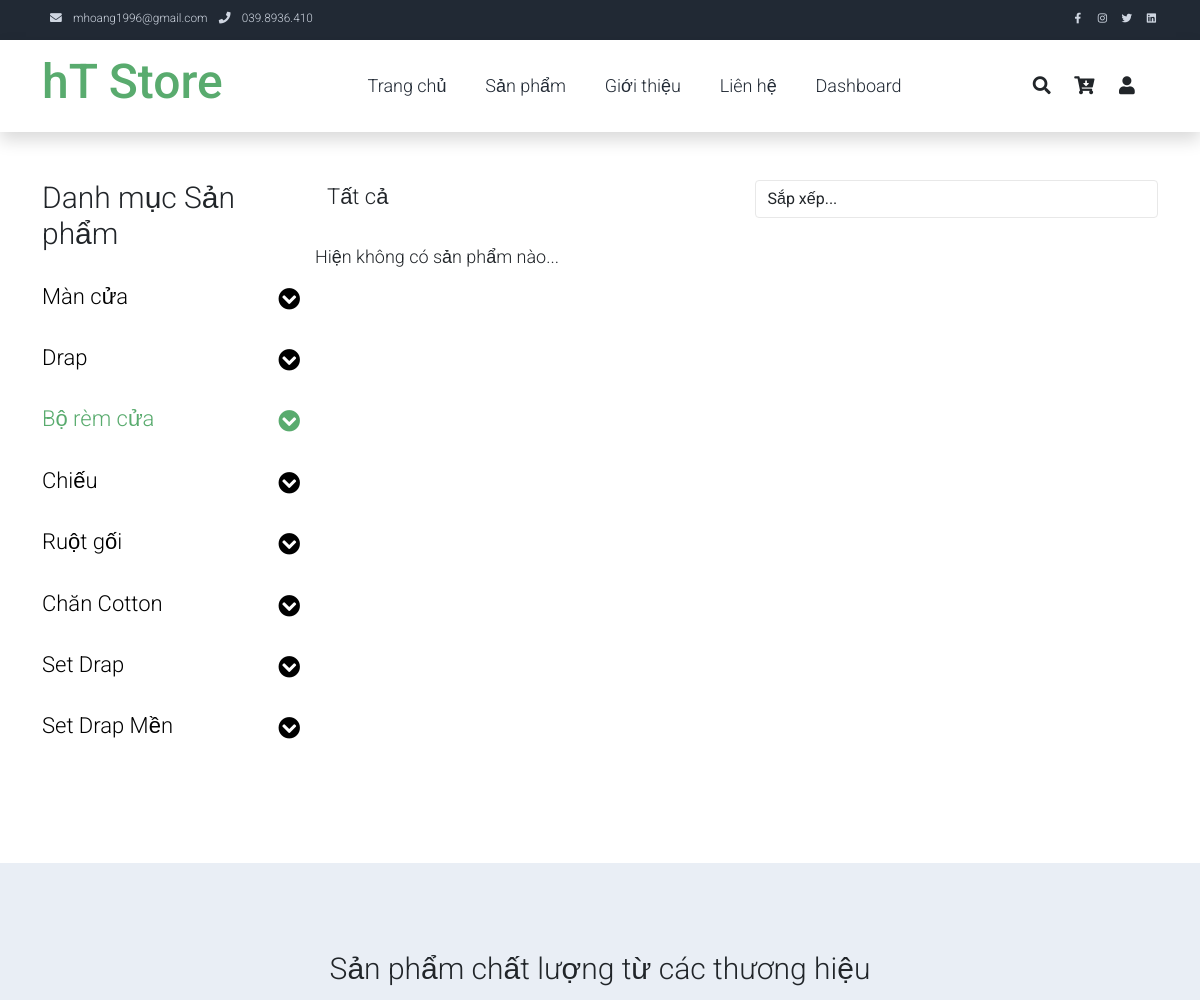
Before: /products/category/tag=5 (upper part) with the older database file.
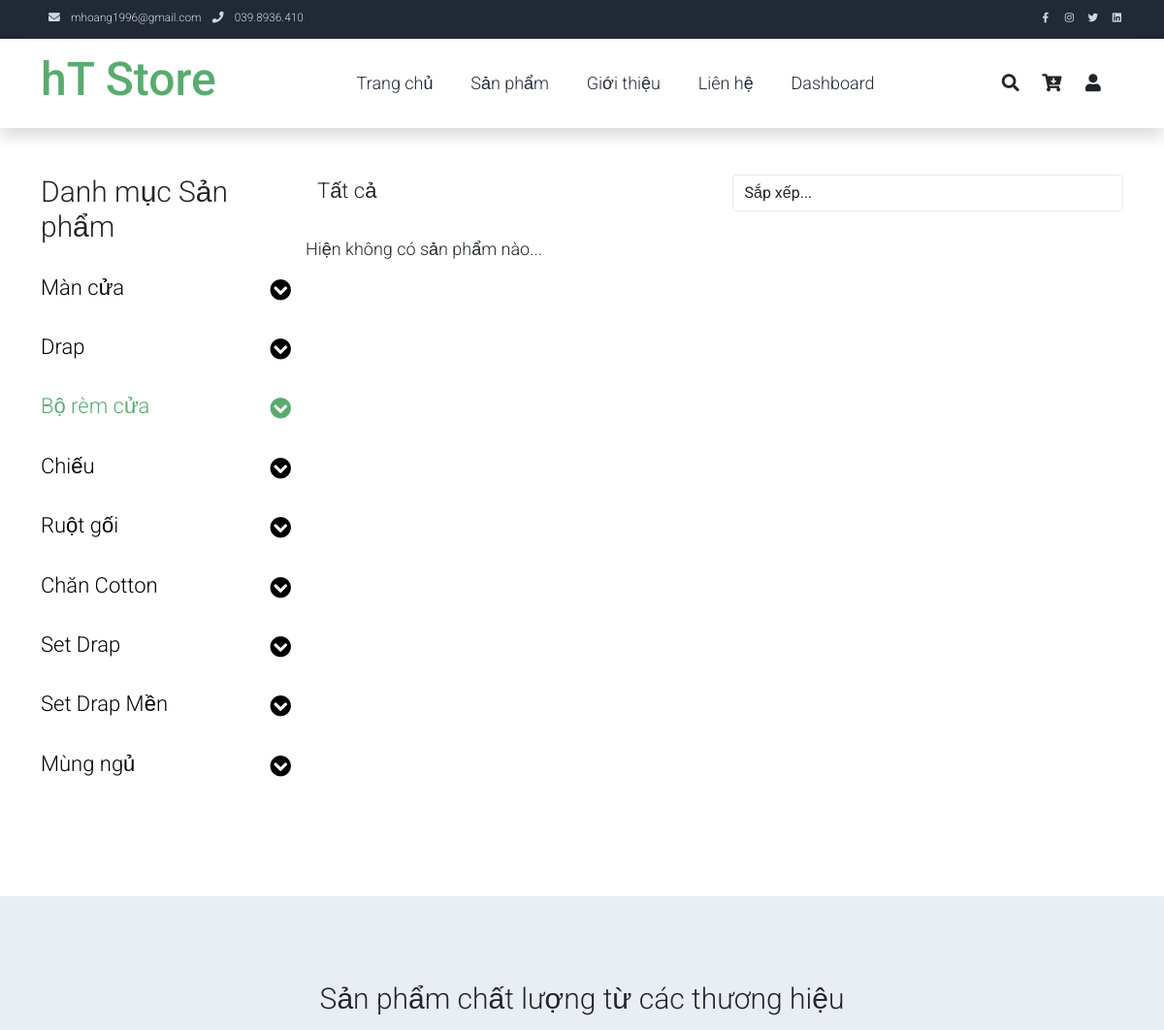
After: the same page with the newer database file.
### tables this page shows
CREATE TABLE `tbl_category` (
  `Id` int(11) NOT NULL,
  `CategoryName` text DEFAULT NULL,
  `Description` text DEFAULT NULL
);

### app/Controllers/ProductsController.php (called while the page is built, shortened)
<?php
class ProductsController extends Controller
{
    public function category()
    {
        $this->View();
    }
}

### core/Database.php (called while the page is built, shortened)
<?php
class Database
{
    public static $DbConnect;
    function __construct()
    {
        global $db_config;
        try {
            self::$DbConnect = new mysqli($db_config['host'], $db_config['user'], isset($db_config['pass']) ? $db_config['pass'] : '', $db_config['db']);
        } catch (Exception $exception) {
            $mess = $exception->getMessage();
            $data['mess'] = $mess;
            App::$app->loadError('database', $data);
            die();
        }
    }
    function SELECTROWS($tableName, $where)
    {
        $sql = "SELECT * FROM `{$tableName}` WHERE {$where}";
        $result = self::$DbConnect->query($sql);
        if ($result->num_rows > 0) {
            return $result;
        }
        return null;
    }
}

### app/ViewModels/CategoryVM.php (called while the page is built, shortened)
<?php
class CategoryVM extends Model
{
    function __construct($category = null)
    {
        $this->Id = isset($category["Id"]) ? $category["Id"] : null;
        $this->CategoryName = isset($category["CategoryName"]) ? $category["CategoryName"] : null;
    }
    function GetDataTable()
    {
        return $this->SELECTROWS(CategoryVM::tableName, "1");
    }
}

### app/Views/products/category.php (the view, shortened to what the changed rows need)
<?php
$modelCate = new CategoryVM();
$dataCate = $modelCate->GetDataTable();
$idCate = App::$__params[0];
$idCate = str_replace("tag=", "", $idCate);
?>
<div class="container py-5">
    <div class="row">
        <div class="col-lg-3">
            <h1 class="h2 pb-4">Danh mục Sản phẩm</h1>
            <ul class="list-unstyled templatemo-accordion">
                <div class="pb-3">
                    <?php
                    if (!empty($dataCate)) {
                        while ($row = $dataCate->fetch_array()) {
                            $item = new CategoryVM($row);
                            $textgreen = $item->Id == $idCate ? "text-success" : "";
                    ?>
                            <a class="collapsed d-flex justify-content-between h3 text-decoration-none <?php echo $textgreen; ?>" href="/products/category/tag=<?php echo $item->Id; ?>">
                                <?php echo $item->CategoryName; ?>
                                <i class="pull-right fa fa-fw fa-chevron-circle-down mt-1"></i>
                            </a>
                            <br />
                    <?php
                        }
                    }
                    ?>
                </div>
            </ul>
        </div>
    </div>
</div>

Changed rows visible on the page:
added tbl_category: CategoryName "Mùng ngủ"
